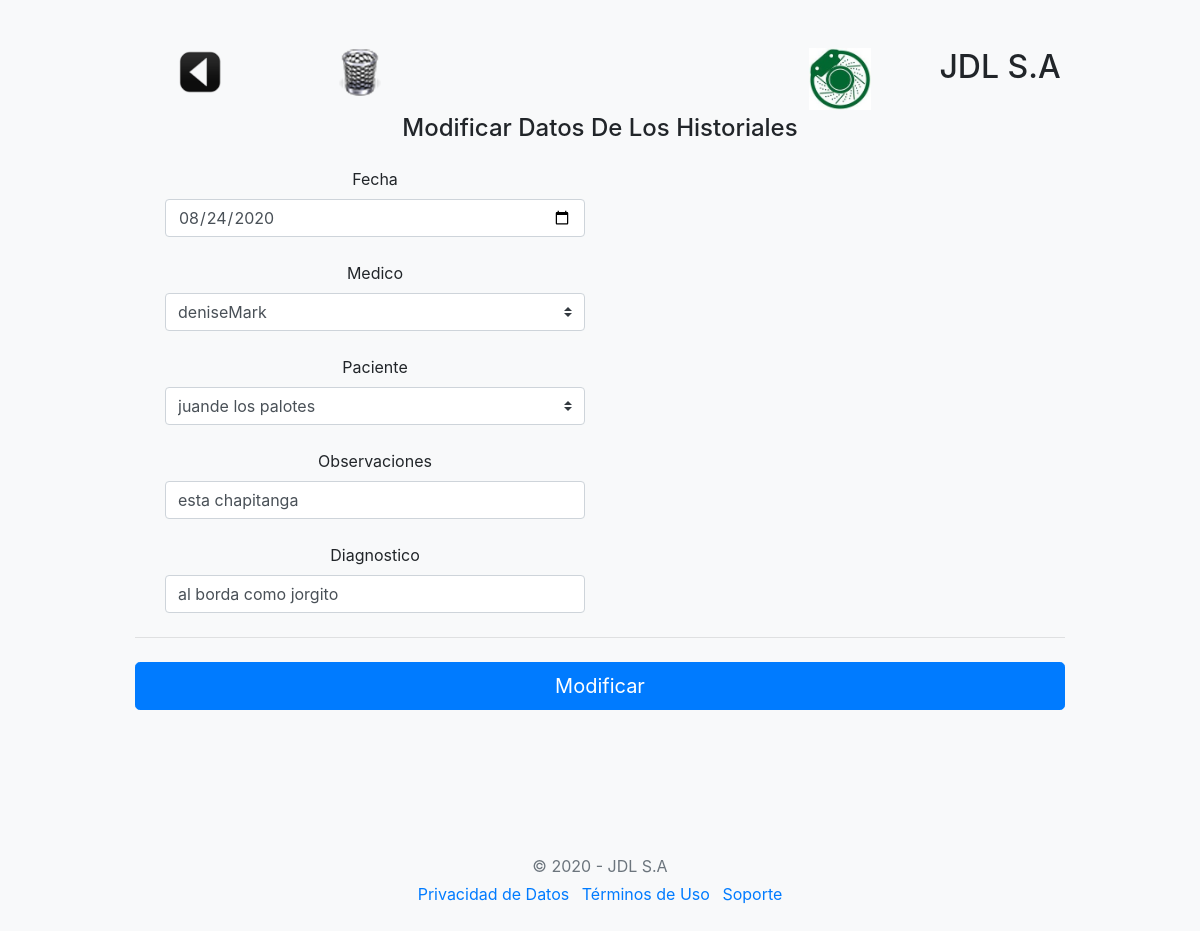
Page /historiales/modifica.php?id_historial=1 on the earlier database version.
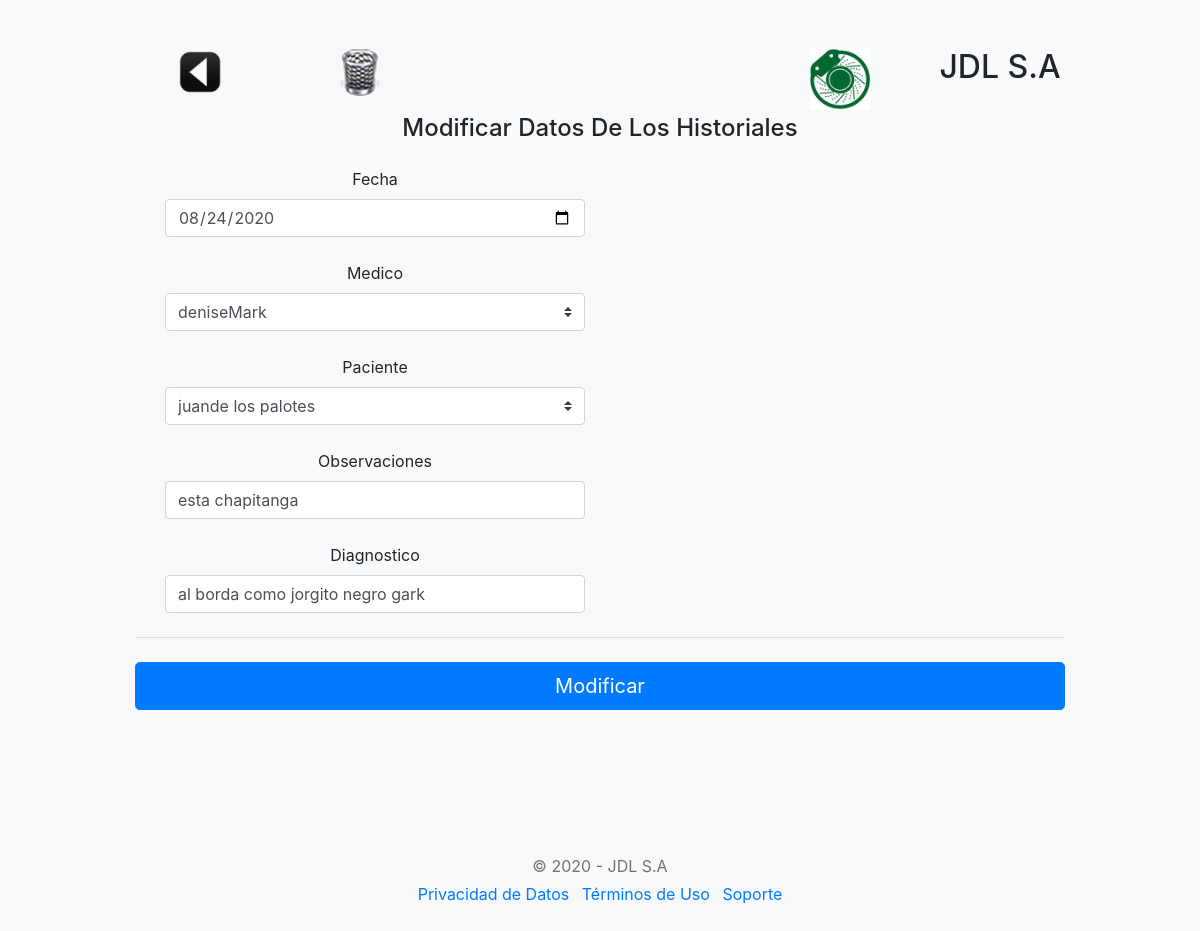
Same page on the later database version.
### tables this page shows
CREATE TABLE `historiales` (
  `id_historial` int(8) NOT NULL,
  `fecha_historial` date DEFAULT NULL,
  `clinico_historial` varchar(50) DEFAULT NULL,
  `paciente_historial` varchar(50) DEFAULT NULL,
  `observacion_historial` varchar(200) DEFAULT NULL,
  `diagnostico_historial` varchar(200) DEFAULT NULL
);

### historiales/modifica.php (the view, shortened to what this page needs)
<!doctype html>
<html>
<?php
    require "../metodos.php";
?>
  <body class="bg-light">
    <div class="container">
  <div class="py-5 text-center">
  <div class="row">
    <div class="col-sm-2"><h2>
		<img border="0" src="../img/atras.png" width="48" height="48" title="Volver al menú"
							onclick=location.href='../historiales/';
							onKeyPress=location.href='../historiales/';
							style='cursor:pointer';/>
	</h2>
	</div>
    <div class="col-sm-2">
		<img border="0" src="../img/borrar.png" width="48" height="48" title="Eliminar"
						<?php echo " onclick=location.href='"
												. "cuidado.php?id_historial=".$_GET['id_historial'] . "'"; ?>;
						<?php echo " onKeyPress=location.href='"
												. "cuidado.php?id_historial=".$_GET['id_historial'] . "'"; ?>
						style='cursor:pointer';/>
	</div>
	<div class="col-sm-2"></div>
    <div class="col-sm-2"><h2></h2></div>
  <div class="col-sm-2"><img class="d-block mx-auto mb-1" src="../img/disc.jpg" alt="" width="62" height="62"></div>
  <div class="col-sm-2"><h2>JDL S.A</h2></div>
</div>
    <div class="col-md-12 order-md-1">
      <h4 class="mb-4">Modificar Datos De Los Historiales</h4>
      <form class="needs-validation" novalidate action="modi.php" method="POST">
<?php
   require "../conexion.php";
    $sql = "SELECT * from historiales where id_historial = " . $_GET['id_historial'];
	$query = $mysqli->query($sql);
	while($resultado = $query->fetch_assoc()) {
        $historiales[] = $resultado;
    }
    $sql = "SELECT * from clinicos order by id_clinico";
    $query = $mysqli->query($sql);
    while($resultado = $query->fetch_assoc()) {
          $clinicos[] = $resultado;
      }
      $sql = "SELECT * from pacientes order by id_paciente";
      $query = $mysqli->query($sql);
      while($resultado = $query->fetch_assoc()) {
            $pacientes[] = $resultado;
        }
?>
    <div class="col-md-6 mb-4">
            <label for="fecha_historial">Fecha</label>
            <input type="date" class="form-control" name="fecha_historial" placeholder="" value=<?php echo "'".$historiales[0]['fecha_historial']."'" ?> required>
          </div>
          <div class="col-md-6 mb-4">
           <label for="clinico">Medico</label>
           <select class="custom-select d-block w-100" name="clinico_historial" required>
           <?php
				     $long = count($clinicos);
				     for($i=0; $i< $long; $i++){
				     echo "<option";
				     echo " value=" .$clinicos[$i]['id_clinico'] .">";
                 echo $clinicos[$i]['nombre_clinico'];
                 echo $clinicos[$i]['apellido_clinico'];
				     echo "</option>";
             }
				   ?>
            </select>
          </div>
          <div class="col-md-6 mb-4">
           <label for="paciente">Paciente</label>
           <select class="custom-select d-block w-100" name="paciente_historial" required>
           <?php
				     $long = count($pacientes);
				     for($i=0; $i< $long; $i++){
				     echo "<option";
				     echo " value=" .$pacientes[$i]['id_paciente'] .">";
                 echo $pacientes[$i]['nombre_paciente'];
                 echo $pacientes[$i]['apellido_paciente'];
				     echo "</option>";
             }
				   ?>
            </select>
          </div>
        <div class="col-md-6 mb-4">
            <label for="observacion_historial">Observaciones</label>
            <input type="text" class="form-control" name="observacion_historial" placeholder="" value=<?php echo "'".$historiales[0]['observacion_historial']."'" ?> required>
          </div>
          <div class="col-md-6 mb-4">
            <label for="diagnostico_historial">Diagnostico</label>
            <input type="text" class="form-control" name="diagnostico_historial" placeholder="" value=<?php echo "'".$historiales[0]['diagnostico_historial']."'" ?> required>
          </div>
		</div>
        <hr class="mb-4">
        <button class="btn btn-primary btn-lg btn-block" type="submit">Modificar</button>
    </div>
  </div>
  <footer class="my-5 pt-5 text-muted text-center text-small">
    <p class="mb-1">&copy; 2020 - JDL S.A</p>
    <ul class="list-inline">
      <li class="list-inline-item"><a href="#">Privacidad de Datos</a></li>
      <li class="list-inline-item"><a href="#">Términos de Uso</a></li>
      <li class="list-inline-item"><a href="#">Soporte</a></li>
    </ul>
  </footer>
</body>
</html>

Differences in the rows shown:
changed historiales "esta chapitanga": diagnostico_historial "al borda como jorgito" → "al borda como jorgito negro gark"
